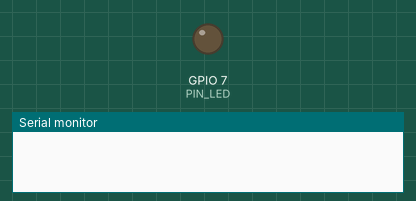
This sketch was run on a simulated ESP32-S3. On the bench: output pins drawn as LEDs (lit = HIGH), the last lines printed to the serial monitor. At 3.0 s the program puts the board to deep sleep or switches it off; the recording ends there.

Above: at 0.0 s.
At 2.1 s:
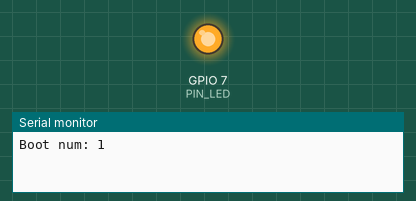
Timing chart, 0 to 3.0 s (numbered marks = the images above):
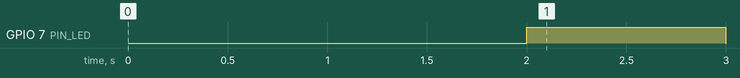

The sketch:

sleep_gpio.ino
```cpp
#define PIN_WAKEUP 4
#define PIN_LED 7


RTC_DATA_ATTR int boot_count = 0;


void setup()
{
    Serial.begin(115200);
    delay(2000);

    pinMode(PIN_WAKEUP, INPUT_PULLUP);
    pinMode(PIN_LED, OUTPUT);


    boot_count++;
    Serial.println("Boot num: " + String(boot_count));

    digitalWrite(PIN_LED, HIGH);

    esp_sleep_enable_ext0_wakeup((gpio_num_t)PIN_WAKEUP, LOW);
    delay(1000);  // delay to avoid multiple presses

    digitalWrite(PIN_LED, LOW);


    Serial.println("Going to sleep now");
    Serial.flush();

    esp_deep_sleep_start();
}

void loop()
{
    // not called
}
```

Measured:
- by itself, GPIO 7 (PIN_LED): LOW → HIGH at 2.0 s, → LOW 1.0 s later
